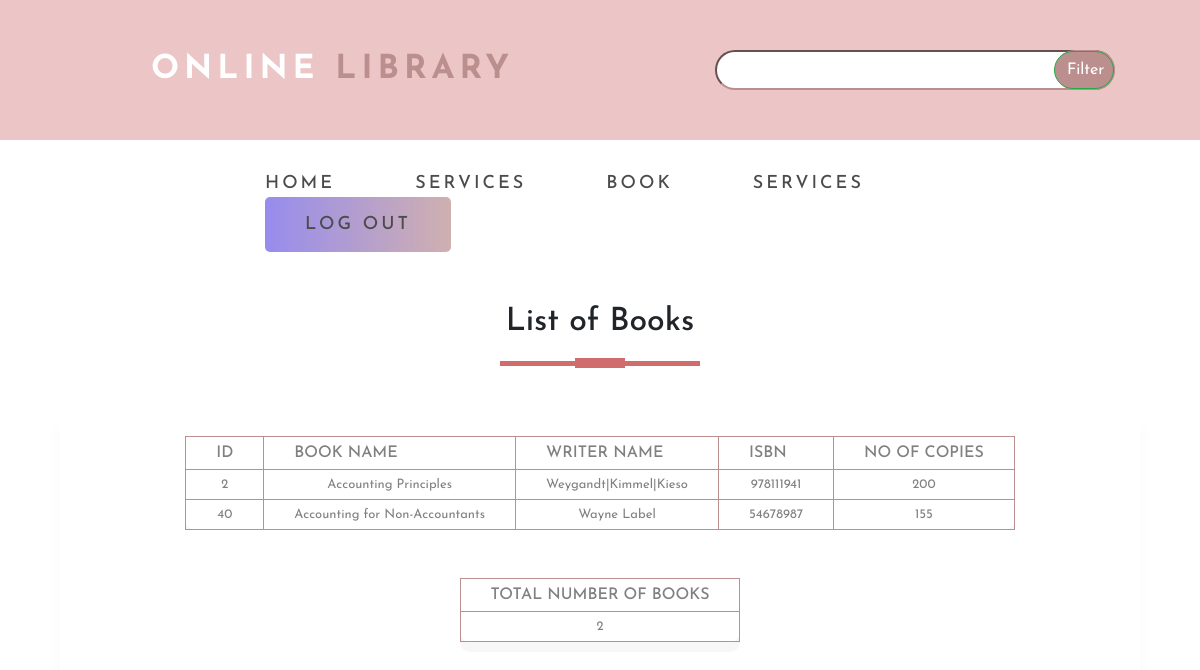
The page /php/accounting.php on the database its author committed.
### tables this page shows
CREATE TABLE `book1` (
  `id` int(255) NOT NULL,
  `isbn` int(255) NOT NULL,
  `name` text NOT NULL,
  `writer` text NOT NULL,
  `category` text NOT NULL,
  `image` varchar(1000) NOT NULL,
  `count` int(255) NOT NULL,
  `link` varchar(1000) NOT NULL
);

### php/accounting.php (the view, shortened to what this page needs)
<html>
<head>
  <link rel="stylesheet" type="text/css" href="../css/booktype.css">
  <link rel="stylesheet" href="https://maxcdn.bootstrapcdn.com/bootstrap/4.5.2/css/bootstrap.min.css">
<link rel="stylesheet" href="https://cdnjs.cloudflare.com/ajax/libs/font-awesome/4.7.0/css/font-awesome.min.css" />
</head>
<body>
<div class="ratri">
     <div class="row">
       <div class="col-md-6">
         <div class="navbar">
         <div class="logo">
                <a href="indexnew.php">Online<span> Library</span></a>
            </div>
         </div>
       </div>
       <div class="col-md-6">
       <form action="book.php"  method="post" >
            <div class="search">
            <div class="s1">
                <div class="s2">
                    <input type="text" class="input"  name="valueToSearch" >
                    <div class="btn btn_common">
                    <input type="submit" class="btn btn-success" name="search" value="Filter">
                    </div>
                </div>
            </div>
        </div>
            </form>
       </div>
     </div>
   </div>
   <section id="nav">
     <div class="container">
     <div class="menu">
                <ul>
                    <li class="r1">
                        <a href="adminindex.php">Home</a></li>
                        <li><a href="aboutdemo.php">Services</a></li>
                       <li> <a href="book.php">Book</a></li>
                       <li> <a href="servicedemo.php">Services</a></li>
                       <li class="reg-btn"> <a href="logout.php">Log out</a></li>
                </ul>
            </div>
</section>
<div class="main-div">
    <h2 class="title text-center">List of Books</h2>
    <div class="center-div">
        <div class="table-responsive">
            <table>
                <thead>
                    <tr>
                        <th>ID</th>
                        <th>Book Name</th>
                        <th>Writer Name</th>
                        <th>ISBN</th>
                        <th>No of Copies</th>
                    </tr>
                </thead>
                <tbody>
                <?php
include 'connection.php';
$sql="select count(*) as total from book1 where category='Accounting'";
$result= mysqli_query($con,$sql);
while($res=mysqli_fetch_array($result))
{
  $output=$res['total'];
}
$selectquery="select * from book1 where category='Accounting'";
$query=mysqli_query($con,$selectquery);
while($res=mysqli_fetch_array($query))
{
    ?>
    <tr>
    <td><?php echo $res['id']?></td>
    <td><?php echo $res['name']?></td>
    <td><?php echo $res['writer']?></td>
    <td><?php echo $res['isbn']?></td>
    <td><?php echo $res['count']?></td>
</tr>
<?php
}
?>
                </tbody>
            </table>
        </div>
        <div class="container">
        <br><br>
        <table>
        <thead>
                    <tr>
                        <th>Total Number Of Books</th>
                    </tr>
                </thead>
                <tr>
                <td><?php echo $output?></td>
                </tr>
        </table>
        </div>
</div>
</div>
</body>
</html>

### css/booktype.css (style rules this page uses)
* { margin:0; padding:0; box-sizing:border-box; font-family:'Josefin Sans',sans-serif; }
table { border-collapse:collapse; background-color:#fff; box-shadow:0 10px 0 rgba(0,0,0,.03); border-radius:10px; margin:auto; }
th,td { border:1px solid rosybrown; padding:8px 30px; text-align:center; color:grey; }
th { text-transform:uppercase; font-weight:500; text-align:center; }
td { font-size:13px; }
.main-div { width:100%; height:100vh; display:flex; flex-direction:column; justify-content:center; align-items:center; }
.main-div h2 { padding:5px; margin-top:25px; text-decoration:uppercase; }
.title::before { content:''; background:#7b1798; height:5px; width:200px; margin-left:auto; margin-right:auto; display:block; transform:translateY(63px); }
.title::after { content:''; background:#7b1798; height:10px; width:50px; margin-left:auto; margin-right:auto; margin-bottom:40px; display:block; transform:translateY(17px); }
.center-div { width:90%; height:80vh; padding:20px 0 0 0; box-shadow:0 10px 20px 0 rgba(0,0,0,.03); border-radius:10px; margin:auto; }
.ratri { padding-top: 30px; padding-left: 35px; padding-right: 35px; padding-bottom: 30px; background: rgb(236, 198, 198); }
.search .input { border-color: rosybrown; background-color: #fff; }
.s1 .s2 { position: relative; width: 400px; height: 40px; margin-left: 100px; top: 20px ; font-size: 33px; font-weight: 900; text-transform: uppercase; letter-spacing: 5px; }
.s1 .s2 .input { position: absolute; top: 0; left: 0; height: 100%; width: 100%; border-radius: 20px; font-size: 18px; padding-left: 10px; }
.s1 .s2 .btn { position: absolute; top: 0; right: 0; width: 60px; height: 100%; background: rosybrown; z-index: 1; cursor: pointer; border-bottom-right-radius: 20px; border-bottom-left-radius: 20px; border-top-left-radius: 20px; border-top-right-radius: 20px; }
.navbar { width:100%; height:80px; display:flex; justify-content: space-between; }
.navbar .logo a { margin-left: 100px; font-size: 33px; font-weight: 900; text-transform: uppercase; letter-spacing: 5px; color: #fff!important; }
.navbar .logo span { font-size: 33px; color: rosybrown; }
#nav { padding-top: 30px; padding-left: 250px; }
.menu ul li { display: inline-block; }
.menu ul li a { position: relative; color: black!important; opacity: 0.7; margin-right: 75px; font-size: 18px; font-weight: 500; display: flex; align-items: center; letter-spacing: 3px; text-transform: uppercase; }
.menu ul li a:after { position:absolute; left:0; top:35px; width:100%; height:4px; background: blue; content:''; opacity: 0; transition: all 0.3s; border-radius: 6px; }
.reg-btn a { display: block; padding: 14px 40px; font-size: 20px; font-weight: 200; background-image: linear-gradient(to right,#6c5ce7, rosybrown); margin-right: 100px; letter-spacing: 1px; border-radius: 5px; transition: all 0.3s; color:#fff!important; }
.title::before { content:''; background:rgb(209, 108, 108); height:5px; width:200px; margin-left:auto; margin-right:auto; display:block; transform:translateY(63px); }
.title::after { content:''; background:rgb(209, 108, 108); height:10px; width:50px; margin-left:auto; margin-right:auto; margin-bottom:40px; display:block; transform:translateY(17px); }

### rows shown on the page
book1: id "2", name "Accounting Principles", writer "Weygandt|Kimmel|Kieso", isbn "978111941", count "200"
book1: id "40", name "Accounting for Non-Accountants", writer "Wayne Label", isbn "54678987", count "155"

### other values the page prints
$output "2"
